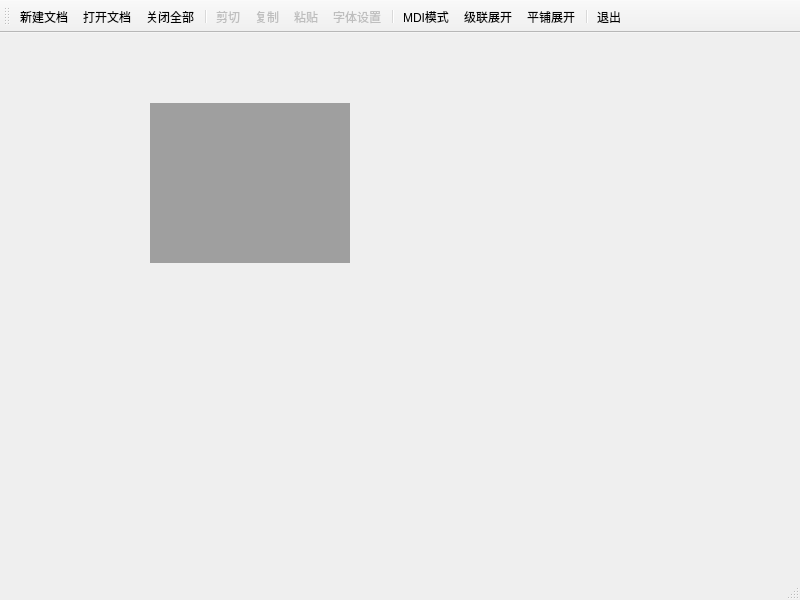
<?xml version="1.0" encoding="UTF-8"?>
<ui version="4.0">
 <class>MainWindow</class>
 <widget class="QMainWindow" name="MainWindow">
  <property name="geometry">
   <rect>
    <x>0</x>
    <y>0</y>
    <width>800</width>
    <height>600</height>
   </rect>
  </property>
  <property name="windowTitle">
   <string>MainWindow</string>
  </property>
  <widget class="QWidget" name="centralwidget">
   <widget class="QMdiArea" name="mdiArea">
    <property name="geometry">
     <rect>
      <x>150</x>
      <y>70</y>
      <width>200</width>
      <height>160</height>
     </rect>
    </property>
   </widget>
  </widget>
  <widget class="QMenuBar" name="menubar">
   <property name="geometry">
    <rect>
     <x>0</x>
     <y>0</y>
     <width>800</width>
     <height>23</height>
    </rect>
   </property>
  </widget>
  <widget class="QStatusBar" name="statusbar"/>
  <widget class="QToolBar" name="toolBar">
   <property name="windowTitle">
    <string>toolBar</string>
   </property>
   <property name="toolButtonStyle">
    <enum>Qt::ToolButtonTextUnderIcon</enum>
   </property>
   <attribute name="toolBarArea">
    <enum>TopToolBarArea</enum>
   </attribute>
   <attribute name="toolBarBreak">
    <bool>false</bool>
   </attribute>
   <addaction name="actDoc_New"/>
   <addaction name="actDoc_Open"/>
   <addaction name="actCloseALL"/>
   <addaction name="separator"/>
   <addaction name="actCut"/>
   <addaction name="actCopy"/>
   <addaction name="actPaste"/>
   <addaction name="actFont"/>
   <addaction name="separator"/>
   <addaction name="actViewMode"/>
   <addaction name="actCascade"/>
   <addaction name="actTile"/>
   <addaction name="separator"/>
   <addaction name="actQuit"/>
  </widget>
  <action name="actDoc_New">
   <property name="icon">
    <iconset resource="res.qrc">
     <normaloff>:/images/images/100.bmp</normaloff>:/images/images/100.bmp</iconset>
   </property>
   <property name="text">
    <string>新建文档</string>
   </property>
   <property name="toolTip">
    <string>新建文档窗口</string>
   </property>
  </action>
  <action name="actQuit">
   <property name="icon">
    <iconset resource="res.qrc">
     <normaloff>:/images/images/132.bmp</normaloff>:/images/images/132.bmp</iconset>
   </property>
   <property name="text">
    <string>退出</string>
   </property>
   <property name="toolTip">
    <string>退出本系统</string>
   </property>
  </action>
  <action name="actDoc_Open">
   <property name="icon">
    <iconset resource="res.qrc">
     <normaloff>:/images/images/122.bmp</normaloff>:/images/images/122.bmp</iconset>
   </property>
   <property name="text">
    <string>打开文档</string>
   </property>
   <property name="toolTip">
    <string>打开文档</string>
   </property>
  </action>
  <action name="actFont">
   <property name="enabled">
    <bool>false</bool>
   </property>
   <property name="icon">
    <iconset resource="res.qrc">
     <normaloff>:/images/images/506.bmp</normaloff>:/images/images/506.bmp</iconset>
   </property>
   <property name="text">
    <string>字体设置</string>
   </property>
   <property name="toolTip">
    <string>字体设置</string>
   </property>
  </action>
  <action name="actCut">
   <property name="enabled">
    <bool>false</bool>
   </property>
   <property name="icon">
    <iconset resource="res.qrc">
     <normaloff>:/images/images/200.bmp</normaloff>:/images/images/200.bmp</iconset>
   </property>
   <property name="text">
    <string>剪切</string>
   </property>
   <property name="toolTip">
    <string>剪切</string>
   </property>
  </action>
  <action name="actCopy">
   <property name="enabled">
    <bool>false</bool>
   </property>
   <property name="icon">
    <iconset resource="res.qrc">
     <normaloff>:/images/images/202.bmp</normaloff>:/images/images/202.bmp</iconset>
   </property>
   <property name="text">
    <string>复制</string>
   </property>
   <property name="toolTip">
    <string>复制</string>
   </property>
  </action>
  <action name="actPaste">
   <property name="enabled">
    <bool>false</bool>
   </property>
   <property name="icon">
    <iconset resource="res.qrc">
     <normaloff>:/images/images/204.bmp</normaloff>:/images/images/204.bmp</iconset>
   </property>
   <property name="text">
    <string>粘贴</string>
   </property>
   <property name="toolTip">
    <string>粘贴</string>
   </property>
  </action>
  <action name="actViewMode">
   <property name="checkable">
    <bool>true</bool>
   </property>
   <property name="icon">
    <iconset resource="res.qrc">
     <normaloff>:/images/images/230.bmp</normaloff>:/images/images/230.bmp</iconset>
   </property>
   <property name="text">
    <string>MDI模式</string>
   </property>
   <property name="toolTip">
    <string>窗口模式或页面模式</string>
   </property>
  </action>
  <action name="actCascade">
   <property name="icon">
    <iconset resource="res.qrc">
     <normaloff>:/images/images/400.bmp</normaloff>:/images/images/400.bmp</iconset>
   </property>
   <property name="text">
    <string>级联展开</string>
   </property>
   <property name="toolTip">
    <string>窗口级联展开</string>
   </property>
  </action>
  <action name="actTile">
   <property name="icon">
    <iconset resource="res.qrc">
     <normaloff>:/images/images/406.bmp</normaloff>:/images/images/406.bmp</iconset>
   </property>
   <property name="text">
    <string>平铺展开</string>
   </property>
   <property name="toolTip">
    <string>窗口平铺展开</string>
   </property>
  </action>
  <action name="actCloseALL">
   <property name="icon">
    <iconset resource="res.qrc">
     <normaloff>:/images/images/128.bmp</normaloff>:/images/images/128.bmp</iconset>
   </property>
   <property name="text">
    <string>关闭全部</string>
   </property>
   <property name="toolTip">
    <string>关闭所有窗口</string>
   </property>
  </action>
 </widget>
 <resources>
  <include location="res.qrc"/>
 </resources>
 <connections/>
</ui>
